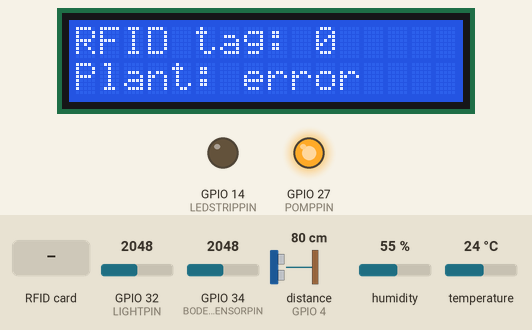
Recording of a sketch running on a simulated ESP32. Shown: 16×2 character LCD, output pins drawn as LEDs (lit = HIGH). The inputs (shaded band) are chosen by the test bench; at power-on: GPIO 32 (LIGHTPIN) = 2048, distance to the obstacle (sensor on GPIO 4) 80 cm, GPIO 34 (BODEMSENSORPIN) = 2048, humidity 55 %, temperature 24 °C. The echo pulse lasts 58.3 µs per cm; WiFi joins after 1.5 s; servers stay silent unless stated; no MQTT or app messages arrive unless stated; pins used as bus, display or sensor lines are not drawn; what the sketch prints to the serial monitor is not drawn.

Above: at 2.8 s.
2.9 s: RFID card 73 93 E2 0D held to the reader
15.3 s: GPIO 32 (LIGHTPIN) set to 1948
At 22.3 s:
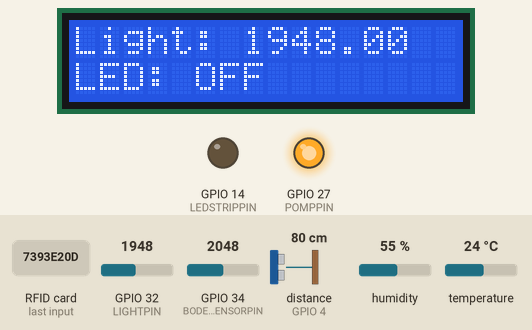
27.5 s: RFID card B3 AA BB 19 held to the reader
At 30.0 s:
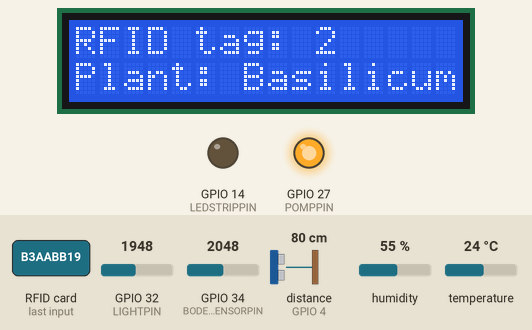
41.5 s: RFID card 73 53 C8 19 held to the reader
At 52.8 s:
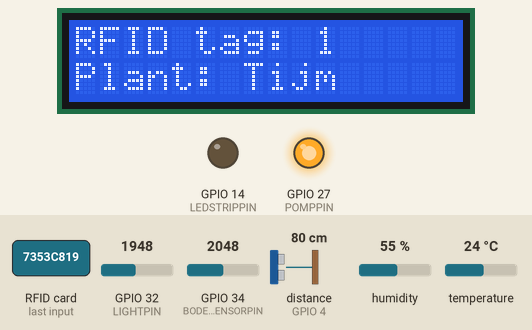
55.5 s: GPIO 32 (LIGHTPIN) set to 2040
At 60.0 s:
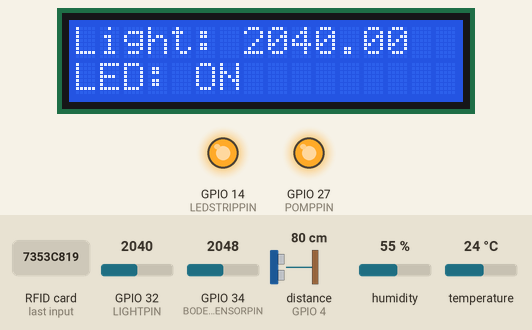
69.5 s: distance to the obstacle (sensor on GPIO 4) set to 2 cm
At 80.0 s:
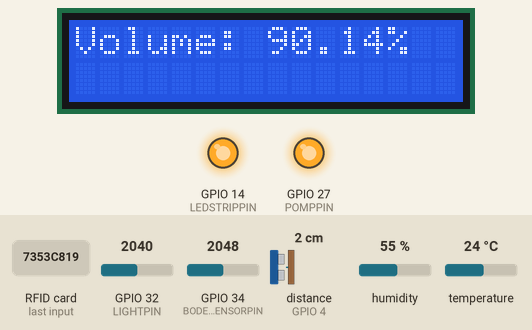
Timing chart, 0 to 83.2 s (numbered marks = the images above; inputs shaded):
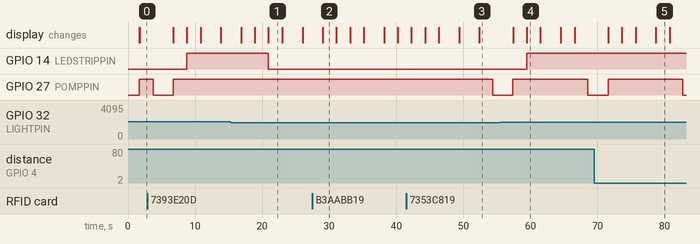

Measured:
- the behaviour switches between 2001 and 2000 on GPIO 32 (LIGHTPIN) (found by bisection; images 0 and 1)
- after the input at 15.3 s, GPIO 14 (LEDSTRIPPIN): HIGH → LOW after 5.6 s; the display: first differs from a run without the input after 5.6 s (image 1)
- after the input at 27.5 s, the display: changes after 1.6 s (image 2)
- after the input at 41.5 s, GPIO 27 (POMPPIN): HIGH → LOW after 12.9 s
- after the input at 55.5 s, GPIO 14 (LEDSTRIPPIN): LOW → HIGH after 3.9 s; the display: first differs from a run without the input after 3.9 s (image 4)
- what the display in image 1 shows lasts 2.1 s, from 20.9 s to 23.0 s
- what the display in image 2 shows lasts 2.0 s, from 29.1 s to 31.1 s

The sketch:

Code_grafana.ino
```cpp
#include <Wire.h>
#include <LiquidCrystal_I2C.h>
#include <DHT.h>
#include <SPI.h>      //RFID TAG
#include <MFRC522.h>  //RFID TAG
#include <OneWire.h>
#include <DallasTemperature.h>
#include <WiFi.h>
#include <PubSubClient.h>

#define DHTPIN 33          //
#define DHTTYPE DHT11      // DHT 11
#define LEDSTRIPPIN 14     //good
#define BODEMSENSORPIN 34  // good
#define LIGHTPIN 32        //good
#define trigPIN 15         //good
#define echoPIN 4          //35         //good
#define POMPPIN 27         //good
#define SS_PIN 5           //RFID tag                       //good
#define RST_PIN 17         //RFID tag                     //good
#define ONE_WIRE_BUS 2
#define SOUND_SPEED 0.034

const char* ssid = "embed";
const char* password = "weareincontrol";
const char* mqttServer = "192.168.1.242";
const int mqttPort = 1883;
const char* mqttUser = "nathan";
const char* mqttPassword = "Nat101han";
const char* clientID = "esp_serre_nathan";  // MQTT client ID
String payload{};
WiFiClient espClient;
PubSubClient client(espClient);


OneWire oneWire(ONE_WIRE_BUS);
LiquidCrystal_I2C lcd(0x27, 16, 2);  // Address 0x27, 16 columns, 2 rows
DHT dht(DHTPIN, DHTTYPE);
MFRC522 rfid(SS_PIN, RST_PIN);
MFRC522::MIFARE_Key key;
byte nuidPICC[4];
DallasTemperature sensors(&oneWire);

byte tag3[] = { 0x73, 0x93, 0xE2, 0x0D };
byte tag2[] = { 0xB3, 0xAA, 0xBB, 0x19 };
byte tag1[] = { 0x73, 0x53, 0xC8, 0x19 };

float humidity{};
float currenthumidity{};
float temperature{};
float currenttemperature{};
float belichting{};
float currentlight{};
bool ledstate{};
float bodemvochtigheid{ 3900 };
float currentbodemvochtigheid{};
float watervolume{};
long duration;
float distanceCm;
float totalCM{ 20 };
int currentRFID{};

void setup() {
  Serial.begin(115200);
  WiFi.begin(ssid, password);
  setupwifi();
  setupLCD();
  setupRFID();
  setupDHT();
  setupdallassensor();
  setupALLPIN();
  pomp_off();
}

void loop() {
    if (!client.connected()) {
    reconnect();
  }

  readRFID();
  displayRFID();
  delay(2000);
  readbodemvochtigheid();
  displaybodemvochtigheid();
  delay(2000);
  readbelichting();
  displaybelichting();
  delay(2000);
  readDHT();
  displayDHT();
  delay(2000);
  readvolume();
  displayvolume();
  delay(2000);

}

void reconnect() {
  // Loop until we're reconnected
  while (!client.connected()) {
    Serial.println("Attempting MQTT connection...");
    // Attempt to connect
    if (client.connect(clientID, mqttUser, mqttPassword)) {
      Serial.println("Connected to MQTT");
      // Once connected, resubscribe to necessary topics
      client.subscribe("serre/rfid");
      client.subscribe("serre/bodemvochtigheid");
      client.subscribe("serre/ldr");
      client.subscribe("serre/temperature");
      client.subscribe("serre/humidity");
      client.subscribe("serre/volume");
    } else {
      Serial.print("Failed to connect to MQTT, rc=");
      Serial.print(client.state());
      Serial.println(" Retrying in 5 seconds...");
      // Wait 5 seconds before retrying
      delay(5000);
    }
  }
}

void setupLCD() {
  lcd.init();       // Initialize the LCD
  lcd.backlight();  // Turn on the backlight
  lcd.setCursor(0, 0);
}

void setupDHT() {
  dht.begin();
}

void setupRFID() {
  SPI.begin();      // Init SPI bus
  rfid.PCD_Init();  // Init MFRC522
  for (byte i = 0; i < 6; i++) {
    key.keyByte[i] = 0xFF;
  }
  Serial.println(F("This code scan the MIFARE Classsic NUID."));
  Serial.print(F("Using the following key:"));
  printHex(key.keyByte, MFRC522::MF_KEY_SIZE);
}

void setupdallassensor() {
  sensors.begin();
}

void setupALLPIN() {
  pinMode(LIGHTPIN, INPUT);
  pinMode(BODEMSENSORPIN, INPUT);
  pinMode(LEDSTRIPPIN, OUTPUT);
  pinMode(trigPIN, OUTPUT);  // Sets the trigPIN as an Output
  pinMode(echoPIN, INPUT);   // Sets the echoPIN as an Input
  pinMode(DHTPIN, INPUT);
  pinMode(POMPPIN, OUTPUT);
}

void setupwifi() {
  while (WiFi.status() != WL_CONNECTED) {
    delay(500);
    Serial.println("Connecting to WiFi..");
  }
  Serial.println("Connected to the WiFi network");
  client.setServer(mqttServer, mqttPort);
    while (!client.connected()) {
    Serial.println("Connecting to MQTT...");
    if (client.connect(clientID, mqttUser, mqttPassword)) {
      Serial.println("Connected to MQTT");
    } else {
      Serial.print("Failed to connect to MQTT, rc=");
      Serial.print(client.state());
      delay(5000);
    }
  }
}

void loopRFID() {
  // Reset the loop if no new card present on the sensor/reader. This saves the entire process when idle.
  if (!rfid.PICC_IsNewCardPresent())
    return;

  // Verify if the NUID has been readed
  if (!rfid.PICC_ReadCardSerial())
    return;

  Serial.print(F("PICC type: "));
  MFRC522::PICC_Type piccType = rfid.PICC_GetType(rfid.uid.sak);
  Serial.println(rfid.PICC_GetTypeName(piccType));

  // Check is the PICC of Classic MIFARE type
  if (piccType != MFRC522::PICC_TYPE_MIFARE_MINI && piccType != MFRC522::PICC_TYPE_MIFARE_1K && piccType != MFRC522::PICC_TYPE_MIFARE_4K) {
    Serial.println(F("Your tag is not of type MIFARE Classic."));
    return;
  }

  if (rfid.uid.uidByte[0] != nuidPICC[0] || rfid.uid.uidByte[1] != nuidPICC[1] || rfid.uid.uidByte[2] != nuidPICC[2] || rfid.uid.uidByte[3] != nuidPICC[3]) {
    Serial.println(F("A new card has been detected."));

    // Store NUID into nuidPICC array
    for (byte i = 0; i < 4; i++) {
      nuidPICC[i] = rfid.uid.uidByte[i];
    }

    Serial.println(F("The NUID tag is:"));
    Serial.print(F("In hex: "));
    printHex(rfid.uid.uidByte, rfid.uid.size);
    Serial.println();
    Serial.print(F("In dec: "));
    printDec(rfid.uid.uidByte, rfid.uid.size);
    Serial.println();
  } else Serial.println(F("Card read previously."));

  // Halt PICC
  rfid.PICC_HaltA();

  // Stop encryption on PCD
  rfid.PCD_StopCrypto1();
}

void loopdallassensor() {
  // call sensors.requestTemperatures() to issue a global temperature
  // request to all devices on the bus
  Serial.print("Requesting temperatures...");
  sensors.requestTemperatures();  // Send the command to get temperatures
  Serial.println("DONE");
  // After we got the temperatures, we can print them here.
  // We use the function ByIndex, and as an example get the temperature from the first sensor only.
  float tempC = sensors.getTempCByIndex(0);

  // Check if reading was successful
  if (tempC != DEVICE_DISCONNECTED_C) {
    Serial.print("Temperature for the device 1 (index 0) is: ");
    Serial.println(tempC);
  } else {
    Serial.println("Error: Could not read temperature data");
  }
}

void readultrasensor() {
  digitalWrite(trigPIN, LOW);
  delayMicroseconds(2);
  // Sets the trigPIN on HIGH state for 10 micro seconds
  digitalWrite(trigPIN, HIGH);
  delayMicroseconds(10);
  digitalWrite(trigPIN, LOW);

  // Reads the echoPIN, returns the sound wave travel time in microseconds
  duration = pulseIn(echoPIN, HIGH);

  // Calculate the distance
  distanceCm = duration * SOUND_SPEED / 2;

  // Prints the distance in the Serial Monitor
  Serial.print("Distance (cm): ");
  Serial.println(distanceCm);

  delay(1000);
}


void printHex(byte* buffer, byte bufferSize) {
  for (byte i = 0; i < bufferSize; i++) {
    Serial.print(buffer[i] < 0x10 ? " 0" : " ");
    Serial.print(buffer[i], HEX);
  }
}


void printDec(byte* buffer, byte bufferSize) {
  for (byte i = 0; i < bufferSize; i++) {
    Serial.print(' ');
    Serial.print(buffer[i], DEC);
  }
}

void light_on() {
  digitalWrite(LEDSTRIPPIN, HIGH);
}

void light_off() {
  digitalWrite(LEDSTRIPPIN, LOW);
}
void pomp_on() {
  digitalWrite(POMPPIN, LOW);
  Serial.println("POMP AAN");
}

void pomp_off() {
  digitalWrite(POMPPIN, HIGH);
  Serial.println("POMP uit");
}

void readRFID() {
  // Look for new RFID cards
  if (rfid.PICC_IsNewCardPresent() && rfid.PICC_ReadCardSerial()) {
    // Check if the detected card matches one of the defined tags
    Serial.print("Card UID: ");
    for (byte i = 0; i < rfid.uid.size; i++) {
      Serial.print(rfid.uid.uidByte[i] < 0x10 ? "0" : "");
      Serial.print(rfid.uid.uidByte[i], HEX);
      Serial.print(" ");
    }


    if (compareTag(rfid.uid.uidByte, tag1)) {
      // If tag 1 is detected, update sensor data accordingly
      bodemvochtigheid = 3800;
      belichting = 100;
      temperature = 25.5;
      humidity = 60.0;
      currentRFID = 1;
    } else if (compareTag(rfid.uid.uidByte, tag2)) {
      // If tag 2 is detected, update sensor data accordingly
      bodemvochtigheid = 20;
      belichting = 150;
      temperature = 27.0;
      humidity = 55.0;
      currentRFID = 2;
    } else if (compareTag(rfid.uid.uidByte, tag3)) {
      // If tag 3 is detected, update sensor data accordingly
      bodemvochtigheid = 30;
      belichting = 200;
      temperature = 28.5;
      humidity = 50.0;
      currentRFID = 3;
    }
    // Halt for a moment to avoid detecting the same card multiple times
    delay(1000);
  }
}

void displayRFID() {
  lcd.clear();
  lcd.setCursor(0, 0);
  lcd.print("RFID tag: ");
  lcd.print(currentRFID);
  lcd.setCursor(0, 1);
  lcd.print("Plant: ");
  switch (currentRFID) {
    case 1:
      lcd.print("Tijm");
      client.publish("serre/rfid", "1");
      break;
    case 2:
      lcd.print("Basilicum");
      client.publish("serre/rfid", "2");
      break;
    case 3:
      lcd.print("Munt");
      client.publish("serre/rfid", "3");
      break;
    default:
      lcd.print("error");
      client.publish("serre/rfid", "4");
  }
}
// Function to compare two RFID tag IDs
bool compareTag(byte tag1[], byte tag2[]) {
  for (int i = 0; i < 4; i++) {
    if (tag1[i] != tag2[i]) {
      return false;
    }
  }
  return true;
}

void readbodemvochtigheid() {
  currentbodemvochtigheid = analogRead(BODEMSENSORPIN);
  if (currentbodemvochtigheid < bodemvochtigheid) {
    pomp_on();
    delay(3000);
    pomp_off();
  }
}

void displaybodemvochtigheid() {
  lcd.clear();
  lcd.setCursor(0, 0);
  lcd.print("Bodemvochtigheid: ");
  lcd.setCursor(0, 1);
  lcd.print(currentbodemvochtigheid);
  payload = String(currentbodemvochtigheid);
  client.publish("serre/bodemvochtigheid", payload.c_str());
}

void readbelichting() {
  currentlight = analogRead(LIGHTPIN);
  if (currentlight > 2000) {
    light_on();
    ledstate = HIGH;
  } else {
    light_off();
    ledstate = LOW;
  }
}

void displaybelichting() {
  lcd.clear();
  lcd.setCursor(0, 0);
  lcd.print("Light: ");
  lcd.print(currentlight);
  lcd.setCursor(0, 1);
  lcd.print("LED: ");
  payload = String(currentlight);
  client.publish("serre/ldr", payload.c_str());
  if (ledstate == 1) {
    lcd.print("ON");
  } else {
    lcd.print("OFF");
  }
}

void readDHT() {
  currenthumidity = dht.readHumidity();
  currenttemperature = dht.readTemperature();
}

void displayDHT() {
  lcd.clear();
  lcd.setCursor(0, 0);
  lcd.print("Temp: ");
  lcd.print(currenttemperature);
  lcd.print((char)223);
  lcd.print("C");
  lcd.setCursor(0, 1);
  lcd.print("Humid: ");
  lcd.print(currenthumidity);
  lcd.print("%");
  payload = String(currenttemperature);
  client.publish("serre/temperature", payload.c_str());
  payload = String(currenthumidity);
  client.publish("serre/humidity", payload.c_str());
}
void readvolume() {
  readultrasensor();
  watervolume = ((totalCM - distanceCm) / totalCM) * 100;
}
void displayvolume() {
  lcd.clear();
  lcd.setCursor(0, 0);
  lcd.print("Volume: ");
  lcd.print(watervolume);
  lcd.print("%");
  payload = String(watervolume);
  client.publish("serre/volume", payload.c_str());
}
```
